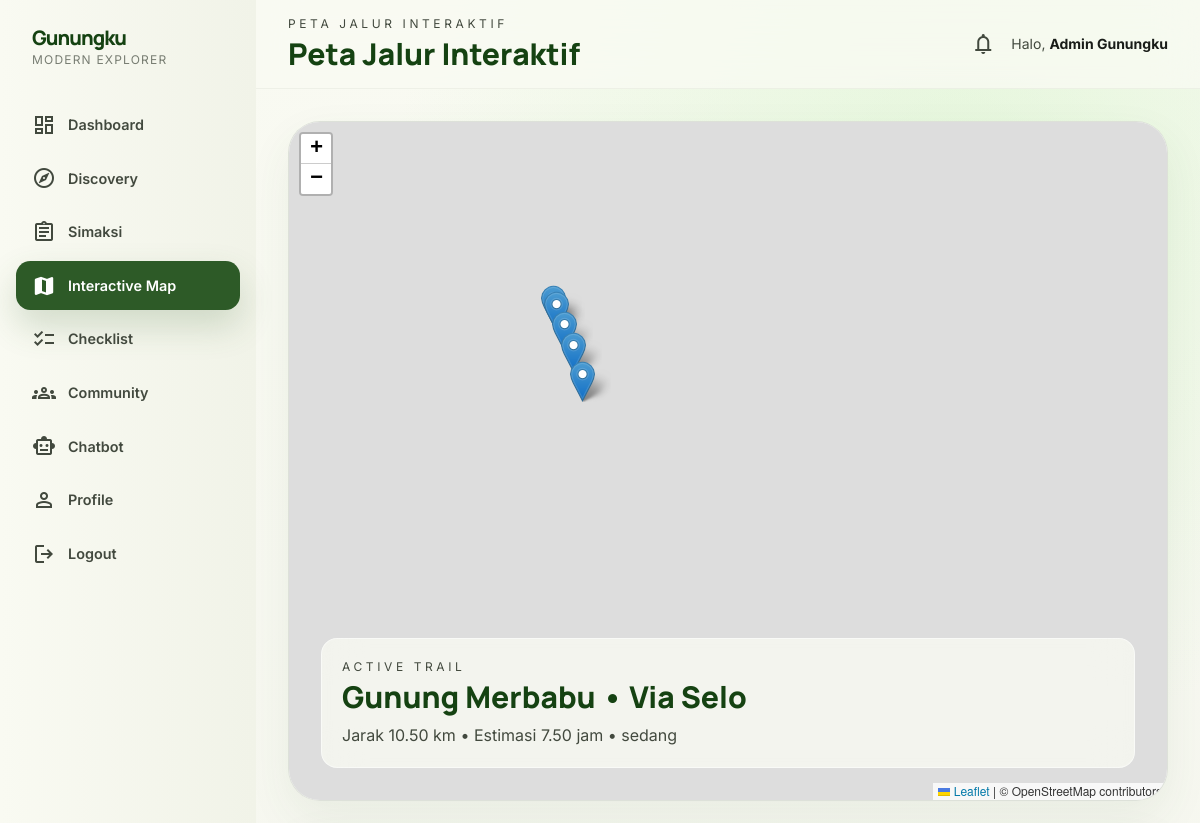
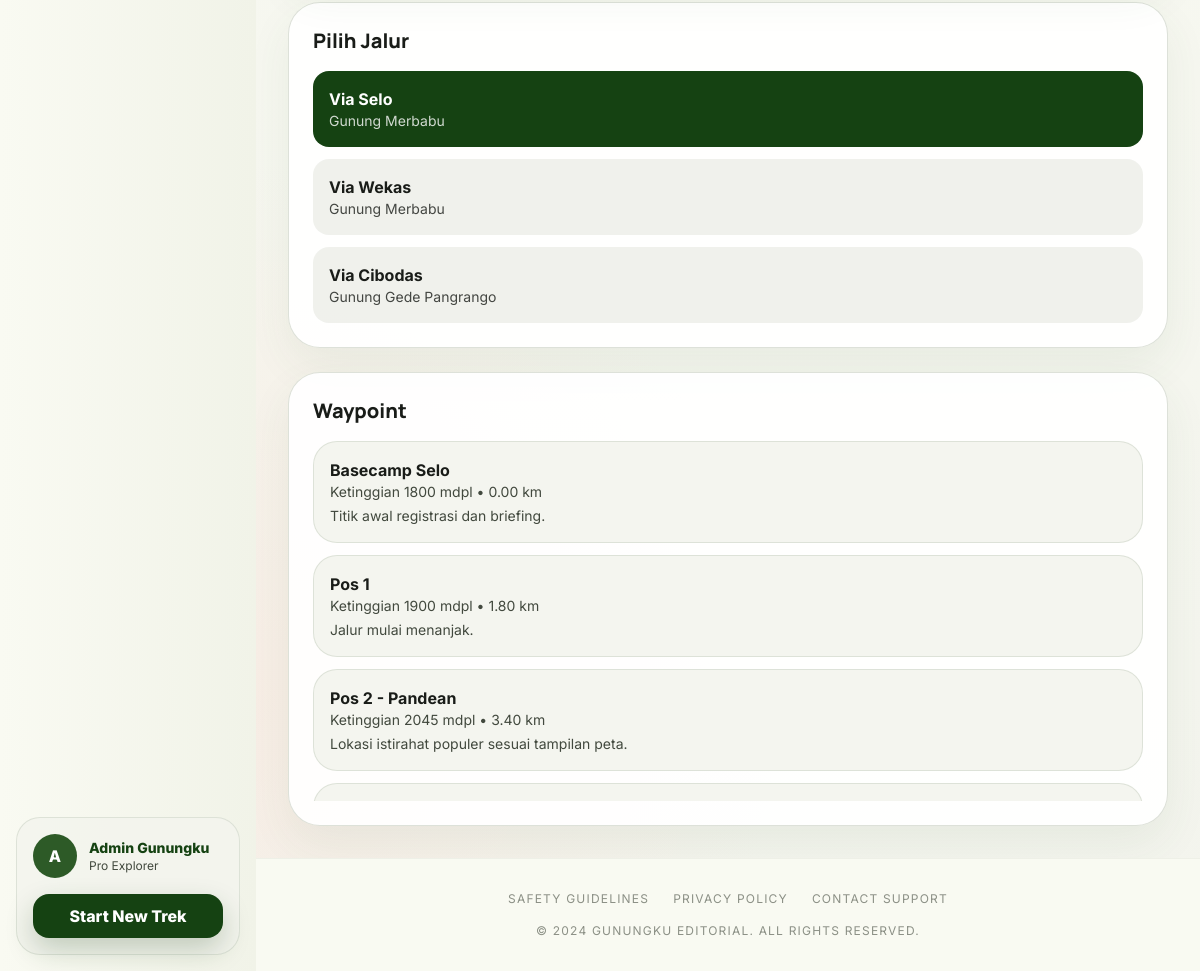
The app's page /pages/peta.php (signed in) with its own data (2 pictures, top to bottom).
### tables this page shows
CREATE TABLE mountains (
    id BIGINT UNSIGNED AUTO_INCREMENT PRIMARY KEY,
    nama_gunung VARCHAR(120) NOT NULL,
    slug VARCHAR(150) NOT NULL UNIQUE,
    lokasi VARCHAR(150) NOT NULL,
    provinsi VARCHAR(100) DEFAULT NULL,
    ketinggian_mdpl INT UNSIGNED NOT NULL,
    tingkat_kesulitan ENUM('mudah','sedang','sulit','ekstrem') NOT NULL DEFAULT 'sedang',
    durasi_hari TINYINT UNSIGNED DEFAULT NULL,
    deskripsi TEXT,
    status_gunung ENUM('buka','tutup','terbatas') NOT NULL DEFAULT 'buka',
    cuaca_ringkas VARCHAR(120) DEFAULT NULL,
    suhu_min DECIMAL(4,1) DEFAULT NULL,
    suhu_max DECIMAL(4,1) DEFAULT NULL,
    koordinat_lat DECIMAL(10,7) DEFAULT NULL,
    koordinat_lng DECIMAL(10,7) DEFAULT NULL,
    gambar_utama VARCHAR(255) DEFAULT NULL,
    created_at TIMESTAMP NULL DEFAULT CURRENT_TIMESTAMP,
    updated_at TIMESTAMP NULL DEFAULT CURRENT_TIMESTAMP ON UPDATE CURRENT_TIMESTAMP
);

CREATE TABLE trails (
    id BIGINT UNSIGNED AUTO_INCREMENT PRIMARY KEY,
    mountain_id BIGINT UNSIGNED NOT NULL,
    nama_jalur VARCHAR(120) NOT NULL,
    titik_awal VARCHAR(120) DEFAULT NULL,
    jarak_km DECIMAL(6,2) DEFAULT NULL,
    estimasi_jam DECIMAL(5,2) DEFAULT NULL,
    tingkat_kesulitan ENUM('mudah','sedang','sulit','ekstrem') NOT NULL DEFAULT 'sedang',
    status_jalur ENUM('aktif','tutup','perbaikan') NOT NULL DEFAULT 'aktif',
    deskripsi TEXT DEFAULT NULL,
    peta_offline_file VARCHAR(255) DEFAULT NULL,
    created_at TIMESTAMP NULL DEFAULT CURRENT_TIMESTAMP,
    updated_at TIMESTAMP NULL DEFAULT CURRENT_TIMESTAMP ON UPDATE CURRENT_TIMESTAMP,
    CONSTRAINT fk_trails_mountain FOREIGN KEY (mountain_id) REFERENCES mountains(id) ON DELETE CASCADE
);

CREATE TABLE trail_waypoints (
    id BIGINT UNSIGNED AUTO_INCREMENT PRIMARY KEY,
    trail_id BIGINT UNSIGNED NOT NULL,
    nama_waypoint VARCHAR(120) NOT NULL,
    urutan INT UNSIGNED NOT NULL,
    ketinggian_mdpl INT UNSIGNED DEFAULT NULL,
    suhu_c DECIMAL(4,1) DEFAULT NULL,
    jarak_dari_start_km DECIMAL(6,2) DEFAULT NULL,
    estimasi_menit_dari_start INT UNSIGNED DEFAULT NULL,
    lat DECIMAL(10,7) DEFAULT NULL,
    lng DECIMAL(10,7) DEFAULT NULL,
    keterangan TEXT DEFAULT NULL,
    created_at TIMESTAMP NULL DEFAULT CURRENT_TIMESTAMP,
    CONSTRAINT fk_waypoints_trail FOREIGN KEY (trail_id) REFERENCES trails(id) ON DELETE CASCADE,
    UNIQUE KEY uk_waypoint_order (trail_id, urutan)
);

### includes/functions.php (called while the page is built, shortened)
<?php
function e($value): string { return htmlspecialchars((string)$value, ENT_QUOTES, 'UTF-8'); }
function userName(): string { return $_SESSION['user_name'] ?? 'Explorer'; }
function initialName(?string $name=null): string { $n = trim($name ?? userName()); return $n !== '' ? strtoupper(substr($n,0,1)) : 'G'; }
function pageUrl(string $page, array $params=[]): string { $params = array_merge(['page'=>$page], $params); return 'index.php?' . http_build_query($params); }
function currentActive(string $current, string $target): bool { if ($target==='discovery' && $current==='detail_gunung') return true; return $current===$target; }

### pages/peta.php (the view, shortened to what this page needs)
<?php
require_once __DIR__ . '/../config/database.php'; require_once __DIR__ . '/../includes/functions.php'; requireLogin(); $trailId=(int)($_GET['trail_id']??1); $trails=[];$waypoints=[];$trail=null; if($q=$conn->query('SELECT t.*,m.nama_gunung,m.ketinggian_mdpl FROM trails t LEFT JOIN mountains m ON m.id=t.mountain_id ORDER BY t.id')){while($r=$q->fetch_assoc()){$trails[]=$r;if(!$trail||$r['id']==$trailId)$trail=$r;}} if($trail){$tid=(int)$trail['id']; if($q=$conn->query("SELECT * FROM trail_waypoints WHERE trail_id={$tid} ORDER BY urutan")){while($r=$q->fetch_assoc())$waypoints[]=$r;}} $pageTitle='Peta Jalur Interaktif';$currentPage='peta'; include __DIR__.'/../includes/header.php'; include __DIR__.'/../includes/layout_top.php';
?>
<link rel="stylesheet" href="https://unpkg.com/leaflet@1.9.4/dist/leaflet.css" />
<div class="grid xl:grid-cols-[1fr_380px] gap-6 min-h-[680px]">
  <div class="editorial-card overflow-hidden relative" style="height:680px;">
    <div id="map" class="w-full h-full"></div>
    <div class="absolute bottom-8 left-8 right-8 glass-panel rounded-2xl p-5 border border-white/50 z-[1000]">
        <p class="text-xs uppercase tracking-[.3em] text-on-surface-variant">Active Trail</p>
        <h3 class="text-3xl font-extrabold text-primary mt-1"><?=e($trail['nama_gunung']??'Gunungku')?> • <?=e($trail['nama_jalur']??'Jalur')?></h3>
        <p class="text-on-surface-variant mt-2">Jarak <?=e($trail['jarak_km']??'-')?> km • Estimasi <?=e($trail['estimasi_jam']??'-')?> jam • <?=e($trail['tingkat_kesulitan']??'-')?></p>
    </div>
  </div>
  <aside class="space-y-6"><div class="editorial-card p-6"><h3 class="text-xl font-extrabold mb-4">Pilih Jalur</h3><div class="space-y-3"><?php foreach($trails as $t):?><a class="block p-4 rounded-2xl <?=($trail&&$trail['id']==$t['id'])?'bg-primary text-white':'bg-surface-variant/50 text-on-surface hover:bg-surface-container-high'?>" href="<?=e(pageUrl('peta',['trail_id'=>(int)$t['id']]))?>"><b><?=e($t['nama_jalur'])?></b><p class="text-sm opacity-80"><?=e($t['nama_gunung'])?></p></a><?php endforeach;?></div></div><div class="editorial-card p-6"><h3 class="text-xl font-extrabold mb-4">Waypoint</h3><div class="space-y-3 max-h-[360px] overflow-auto custom-scrollbar"><?php foreach($waypoints as $w):?><div class="editorial-card-soft p-4"><b><?=e($w['nama_waypoint'])?></b><p class="text-sm text-on-surface-variant">Ketinggian <?=e($w['ketinggian_mdpl'])?> mdpl • <?=e($w['jarak_dari_start_km'])?> km</p><p class="text-sm text-on-surface-variant mt-1"><?=e($w['keterangan'])?></p></div><?php endforeach;?></div></div></aside>
</div>
<?php include __DIR__.'/../includes/layout_bottom.php'; include __DIR__.'/../includes/footer.php'; ?>

### includes/header.php (shortened to what this page needs)
<?php
require_once __DIR__ . '/functions.php';
$pageTitle = $pageTitle ?? 'Gunungku';
$currentPage = $currentPage ?? '';
?><!DOCTYPE html>
<html class="light overflow-x-hidden" lang="id">
<head>
  <script src="https://cdn.tailwindcss.com?plugins=forms,container-queries"></script>
  <link rel="stylesheet" href="assets/css/app.css">
</head>
<body class="bg-surface font-body text-on-surface min-h-screen overflow-x-hidden selection:bg-primary-container selection:text-white">

### includes/layout_top.php
<?php require_once __DIR__ . '/functions.php'; $currentPage=$currentPage??''; ?>
<div class="min-h-screen editorial-bg overflow-x-hidden">
  <aside class="fixed left-0 top-0 h-full hidden md:flex flex-col p-4 z-50 side-gradient w-64 border-r-0">
    <div class="mb-8 px-4 pt-2">
      <h1 class="text-xl font-extrabold text-[#154212] tracking-tighter">Gunungku</h1>
      <p class="text-xs uppercase tracking-widest text-on-surface-variant opacity-70">Modern Explorer</p>
    </div>
    <nav class="flex-1 space-y-1">
      <?php $menus=['dashboard'=>['dashboard','Dashboard'],'discovery'=>['explore','Discovery'],'simaksi'=>['assignment','Simaksi'],'peta'=>['map','Interactive Map'],'checklist'=>['checklist','Checklist'],'komunitas'=>['groups','Community'],'chatbot'=>['smart_toy','Chatbot'],'profil'=>['person','Profile']]; foreach($menus as $key=>$m): $is=currentActive($currentPage,$key); ?>
      <a class="nav-link <?= $is?'nav-active':'text-[#42493E] hover:text-[#154212]' ?>" href="<?= e(pageUrl($key)) ?>">
        <span class="material-symbols-outlined <?= $is?'material-fill':'' ?>"><?= e($m[0]) ?></span><span><?= e($m[1]) ?></span>
      </a>
      <?php endforeach; ?>
      <a class="nav-link text-[#42493E] hover:text-[#154212]" href="<?= e(pageUrl('logout')) ?>" onclick="return confirm('Yakin ingin keluar dari Gunungku?')"><span class="material-symbols-outlined">logout</span><span>Logout</span></a>
    </nav>
    <div class="mt-auto p-4 editorial-card-soft">
      <div class="flex items-center gap-3 mb-4">
        <div class="w-11 h-11 rounded-full bg-primary-container text-white flex items-center justify-center font-extrabold"><?= e(initialName()) ?></div>
        <div class="min-w-0"><p class="text-sm font-extrabold text-primary truncate"><?= e(userName()) ?></p><p class="text-xs text-on-surface-variant">Pro Explorer</p></div>
      </div>
      <a class="btn-primary w-full py-2.5" href="<?= e(pageUrl('simaksi')) ?>">Start New Trek</a>
    </div>
  </aside>
  <main class="md:ml-64 min-w-0 flex flex-col overflow-x-hidden">
    <header class="sticky top-0 z-40 glass-effect border-b border-outline-variant/20 px-6 md:px-8 py-4 flex items-center justify-between">
      <div><p class="text-xs uppercase tracking-[0.3em] text-on-surface-variant"><?= e($pageTitle) ?></p><h2 class="text-2xl md:text-3xl font-extrabold text-primary mt-1"><?= e($pageTitle) ?></h2></div>
      <div class="flex items-center gap-4"><span class="material-symbols-outlined text-on-surface-variant">notifications</span><span class="hidden sm:block text-sm text-on-surface-variant">Halo, <b class="text-on-surface"><?= e(userName()) ?></b></span></div>
    </header>
    <section class="p-6 md:p-8 flex-1">

### includes/layout_bottom.php (shortened to what this page needs)
    </section>
    <footer class="flex flex-col items-center gap-4 px-8 w-full py-8 mt-auto border-t border-[#C2C9BB]/20 bg-[#F9FAF2]">
      <div class="flex flex-wrap justify-center gap-6"><a class="text-xs uppercase tracking-widest text-[#42493E]/60 hover:text-[#2D5A27]" href="#">Safety Guidelines</a><a class="text-xs uppercase tracking-widest text-[#42493E]/60 hover:text-[#2D5A27]" href="#">Privacy Policy</a><a class="text-xs uppercase tracking-widest text-[#42493E]/60 hover:text-[#2D5A27]" href="#">Contact Support</a></div><p class="text-xs uppercase tracking-widest text-[#42493E]/60">© 2024 Gunungku Editorial. All rights reserved.</p>
    </footer>
  </main>
</div>

### includes/footer.php
</body>
</html>

### assets/css/app.css (style rules this page uses)
:root { --g-primary: #154212; --g-primary2: #2d5a27; --g-surface: #f9faf2; --g-line: #c2c9bb; --g-muted: #42493e }
* { box-sizing: border-box }
html, body { max-width: 100%; overflow-x: hidden }
body { font-family: 'Inter', sans-serif; background: var(--g-surface); color: #191c18 }
h1, h2, h3, h4 { font-family: 'Manrope', sans-serif }
.material-symbols-outlined { font-variation-settings: 'FILL' 0, 'wght' 400, 'GRAD' 0, 'opsz' 24 }
.material-fill { font-variation-settings: 'FILL' 1, 'wght' 500, 'GRAD' 0, 'opsz' 24 }
.editorial-bg { background: radial-gradient(circle at 80% 10%, rgba(188, 240, 174, .32), transparent 30%), radial-gradient(circle at 20% 85%, rgba(255, 219, 208, .30), transparent 30%), linear-gradient(180deg, #f9faf2 0%, #f3f4ed 100%) }
.side-gradient { background: linear-gradient(90deg, #f9faf2 0%, #f1f3e8 100%) }
.editorial-card { background: rgba(255, 255, 255, .92); border: 1px solid rgba(194, 201, 187, .55); border-radius: 2rem; box-shadow: 0 18px 45px rgba(59, 105, 52, .07) }
.editorial-card-soft { background: rgba(243, 244, 237, .88); border: 1px solid rgba(194, 201, 187, .45); border-radius: 1.5rem }
.glass-effect, .glass-panel { background: rgba(249, 250, 242, .78); backdrop-filter: blur(20px); -webkit-backdrop-filter: blur(20px) }
.nav-link { display: flex; align-items: center; gap: .75rem; padding: .8rem 1rem; border-radius: .9rem; font-size: .9rem; font-weight: 600; transition: .2s }
.nav-active { background: #2d5a27 !important; color: white !important; box-shadow: 0 16px 35px rgba(59, 105, 52, .20) }
.btn-primary { background: #154212; color: #fff; border-radius: 1rem; font-weight: 800; padding: .9rem 1.25rem; box-shadow: 0 12px 28px rgba(21, 66, 18, .22); display: inline-flex; align-items: center; justify-content: center; gap: .5rem }

### records on screen
mountains: nama_gunung "Gunung Merbabu"
trails: nama_jalur "Via Selo", jarak_km "10.50", estimasi_jam "7.50", tingkat_kesulitan "sedang", mountain.nama_gunung "Gunung Merbabu"
trails: nama_jalur "Via Wekas", mountain.nama_gunung "Gunung Merbabu"
trails: nama_jalur "Via Cibodas", mountain.nama_gunung "Gunung Gede Pangrango"
trail_waypoints: nama_waypoint "Basecamp Selo", ketinggian_mdpl "1800", jarak_dari_start_km "0.00", keterangan "Titik awal registrasi dan briefing."
trail_waypoints: nama_waypoint "Pos 1", ketinggian_mdpl "1900", jarak_dari_start_km "1.80", keterangan "Jalur mulai menanjak."
trail_waypoints: nama_waypoint "Pos 2 - Pandean", ketinggian_mdpl "2045", jarak_dari_start_km "3.40", keterangan "Lokasi istirahat populer sesuai tampilan peta."

### other values on screen
$m[1] "Dashboard"
$m[1] "Discovery"
$m[1] "Simaksi"
$m[1] "Interactive Map"
$m[1] "Checklist"
$m[1] "Community"
$m[1] "Chatbot"
$m[1] "Profile"
initialName() "A"
userName() "Admin Gunungku"
$pageTitle "PETA JALUR INTERAKTIF"
$pageTitle "Peta Jalur Interaktif"
